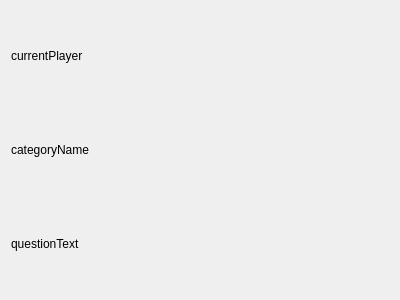
<?xml version="1.0" encoding="UTF-8"?>
<ui version="4.0">
 <class>QuestionScene</class>
 <widget class="QFrame" name="QuestionScene">
  <property name="geometry">
   <rect>
    <x>0</x>
    <y>0</y>
    <width>400</width>
    <height>300</height>
   </rect>
  </property>
  <property name="windowTitle">
   <string>Frame</string>
  </property>
  <layout class="QVBoxLayout" name="verticalLayout_2">
   <item>
    <layout class="QHBoxLayout" name="contextLayout">
     <item>
      <widget class="QLabel" name="labelCurrentPlayer">
       <property name="text">
        <string>currentPlayer</string>
       </property>
      </widget>
     </item>
    </layout>
   </item>
   <item>
    <layout class="QHBoxLayout" name="horizontalLayout">
     <item>
      <widget class="QLabel" name="labelCategoryName">
       <property name="text">
        <string>categoryName</string>
       </property>
      </widget>
     </item>
    </layout>
   </item>
   <item>
    <layout class="QHBoxLayout" name="horizontalLayout_2">
     <item>
      <widget class="QLabel" name="labelQuestionName">
       <property name="text">
        <string>&lt;html&gt;&lt;head/&gt;&lt;body&gt;&lt;p&gt;questionText&lt;/p&gt;&lt;/body&gt;&lt;/html&gt;</string>
       </property>
      </widget>
     </item>
    </layout>
   </item>
   <item>
    <layout class="QHBoxLayout" name="controlsLayout"/>
   </item>
  </layout>
 </widget>
 <resources/>
 <connections/>
</ui>
